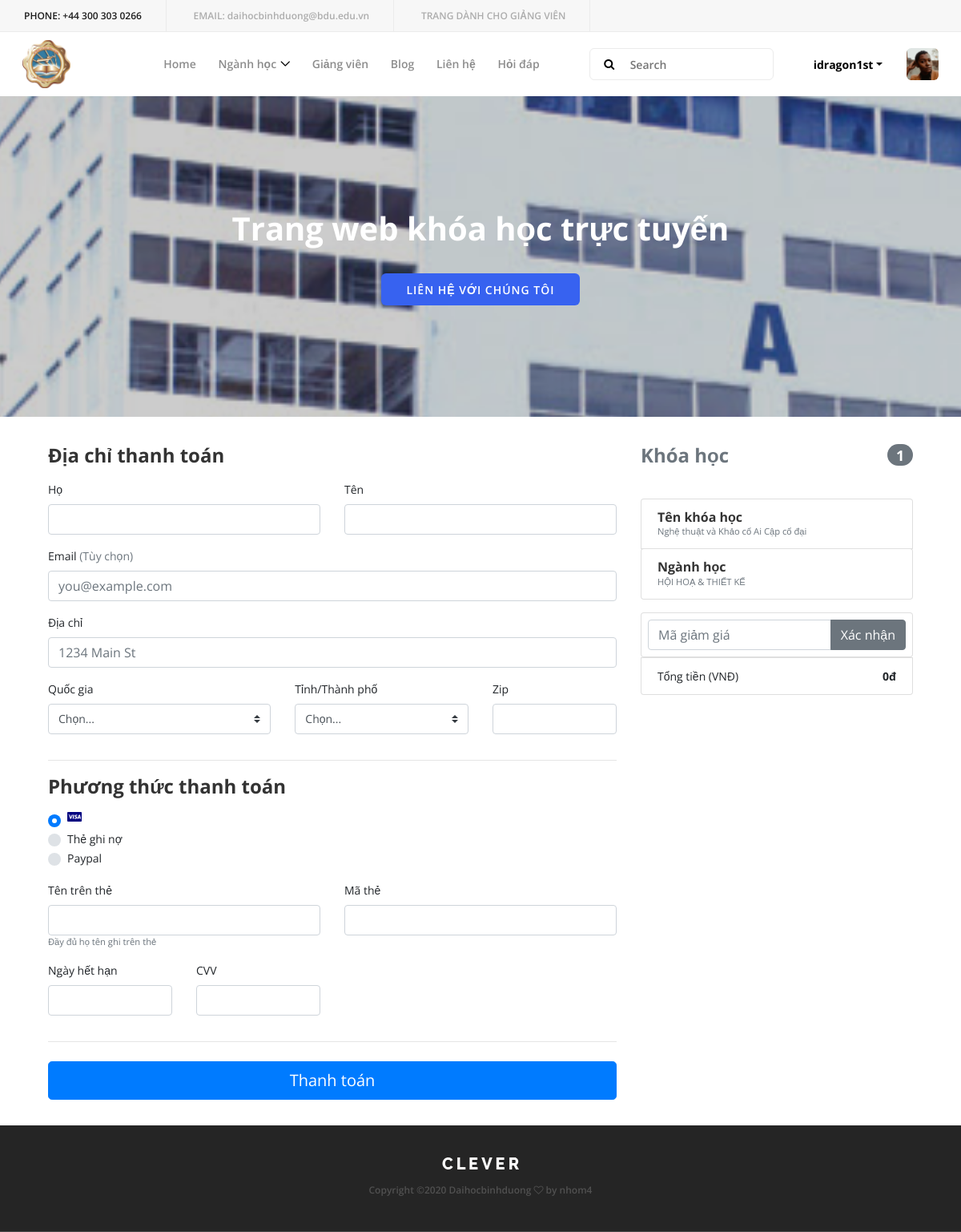
The page /checkout/MH01 (signed in) on the database its author committed.
### learning/models.py (models this page shows, shortened)
class Course(models.Model):
    course_id = models.CharField(primary_key=True, max_length=127)
    course_name = models.CharField(max_length=127)
    course_cate_id = models.ForeignKey(Course_Category, on_delete=models.CASCADE, related_name="arrivals")
    instructor_id = models.ForeignKey(CourseInstructor, on_delete=models.CASCADE, related_name="instructor",
                                      default="INS01")
    course_overview = models.CharField(max_length=127)
    course_price = models.IntegerField()
    course_image = models.ImageField(default="NULL", upload_to='photo/', blank=True)
    course_duration = models.CharField(max_length=127, default="NULL")
    course_lecture = models.IntegerField(blank=True, null=True)
    course_quiz = models.IntegerField(blank=True, null=True)
    course_percent_pass = models.IntegerField(blank=True, null=True)
    course_max_retake = models.IntegerField(blank=True, null=True)
    course_long_overview = models.CharField(max_length=2000, default="NULL")
    course_what_learn = models.CharField(max_length=500, default="NULL")

class Course_Category(models.Model):
    course_cate_id = models.CharField(max_length=127, primary_key=True)
    course_cate_name = models.CharField(max_length=127)
    course_category_image = models.ImageField(default="NULL")
    course_cate_overview = models.CharField(max_length=127)

### learning/views.py (the view)
# urls.py: path("checkout/<str:course_id>", views.checkout, name="checkout"),
def checkout(request, course_id):
    form = CheckOutForm(request.POST)
    if form.is_valid():
        form.save()
        messages.success(request, 'Lưu hóa đơn thành công !!!')
        return redirect('/payment_succesful')
    try:
        course = Course.objects.get(pk=course_id)
    except Course.DoesNotExist:
        raise Http404("Khóa học không tồn tại.")
    context = {
        "course": course,
        "form" : form
    }
    return render(request, "learning/checkout.html", context)

### learning/templates/learning/checkout.html (shortened to what this page needs)
{% extends "learning/base.html" %}
{% block page-container %}
<div style="width: 90%; margin: auto">
 <div class="row" style="margin-top: 3%; margin-bottom: 3%">
        <div class="col-md-4 order-md-2 mb-4">
          <h4 class="d-flex justify-content-between align-items-center mb-3">
            <span class="text-muted">Khóa học</span>
            <span class="badge badge-secondary badge-pill">1</span>
          </h4>
          <ul class="list-group mb-3" style="margin-top: 11.2%">
            <li class="list-group-item d-flex justify-content-between lh-condensed">
              <div>
                <h6 class="my-0">Tên khóa học</h6>
                <small class="text-muted">{{course.course_name}}</small>
              </div>
            </li>
              <ul class="list-group mb-3">
            <li class="list-group-item d-flex justify-content-between lh-condensed">
              <div>
                <h6 class="my-0">Ngành học</h6>
                <small class="text-muted">{{course.course_cate_id.course_cate_name}}</small>
              </div>
            </li>
              </ul>
             <form class="card p-2">
            <div class="input-group">
              <input type="text" class="form-control" placeholder="Mã giảm giá">
              <div class="input-group-append">
                <button type="submit" class="btn btn-secondary">Xác nhận</button>
              </div>
            </div>
          </form>
            <li class="list-group-item d-flex justify-content-between">
              <span>Tổng tiền (VNĐ)</span>
              <strong>{{course.course_price}}đ</strong>
            </li>
          </ul>
        </div>
        <div class="col-md-8 order-md-1">
          <h4 class="mb-3">Địa chỉ thanh toán</h4>
          <form method="post" class="needs-validation" action="" novalidate>
            <div class="row">
              <div class="col-md-6 mb-3">
                <label for="firstName">Họ</label>
                <input type="text" class="form-control" id="firstName" name="bill_fn" placeholder="" value="" required>
              </div>
              <div class="col-md-6 mb-3">
                <label for="lastName">Tên</label>
                <input type="text" class="form-control" id="lastName" name="bill_ln" placeholder="" value="" required>
              </div>
            </div>
            <div class="mb-3">
              <label for="email">Email <span class="text-muted">(Tùy chọn)</span></label>
              <input name="bill_mail" type="email" class="form-control" id="email" placeholder="you@example.com">
            </div>
            <div class="mb-3">
              <label for="address">Địa chỉ</label>
              <input type="text" class="form-control" name="bill_address" id="address" placeholder="1234 Main St" required>
            </div>
            <div class="row">
              <div class="col-md-5 mb-3">
                <label for="country">Quốc gia</label>
                <select class="custom-select d-block w-100" name="bill_country" id="country" required>
                  <option value="">Chọn...</option>
                </select>
              </div>
              <div class="col-md-4 mb-3">
                <label for="state">Tỉnh/Thành phố</label>
                <select class="custom-select d-block w-100" id="state" name="bill_city" required>
                  <option value="">Chọn...</option>
                </select>
              </div>
              <div class="col-md-3 mb-3">
                <label for="zip">Zip</label>
                <input type="text" class="form-control" name="bill_zip" id="zip" placeholder="" required>
              </div>
            </div>
            <hr class="">
            <h4 class="mb-3">Phương thức thanh toán</h4>
            <div class="d-block my-3">
              <div class="custom-control custom-radio">
                <label class="custom-control-label" for="credit"><i class="fa fa-cc-visa" style="color:navy;"></i>  </label>
              </div>
              <div class="custom-control custom-radio">
                <label class="custom-control-label" for="debit">Thẻ ghi nợ</label>
              </div>
              <div class="custom-control custom-radio">
                <label class="custom-control-label" for="paypal">Paypal</label>
              </div>
            </div>
            <div class="row">
              <div class="col-md-6 mb-3">
                <label for="cc-name">Tên trên thẻ</label>
                <input type="text" class="form-control" id="cc-name" placeholder="" required>
                <small class="text-muted">Đầy đủ họ tên ghi trên thẻ</small>
              </div>
              <div class="col-md-6 mb-3">
                <label for="cc-number">Mã thẻ</label>
                <input type="text" class="form-control" id="cc-number" placeholder="" required>
              </div>
            </div>
            <div class="row">
              <div class="col-md-3 mb-3">
                <label for="cc-expiration">Ngày hết hạn</label>
                <input type="text" class="form-control" id="cc-expiration" placeholder="" required>
              </div>
              <div class="col-md-3 mb-3">
                <label for="cc-expiration">CVV</label>
                <input type="text" class="form-control" id="cc-cvv" placeholder="" required>
              </div>
            </div>
            <hr class="mb-4">
            <button class="btn btn-primary btn-lg btn-block" type="submit">Thanh toán</button>
          </form>
        </div>
      </div>
</div>
{% endblock %}

### learning/templates/learning/base.html (shortened to what this page needs)
{% load static %}
{% load static build_chat %}
<head>
	<link rel="stylesheet" href="https://cdnjs.cloudflare.com/ajax/libs/font-awesome/4.7.0/css/font-awesome.min.css">
    <link rel="stylesheet" href="{% static 'style.css' %}">
</head>
<body>
    <header class="header-area">
        <div class="top-header-area d-flex justify-content-between align-items-center">
            <div class="contact-info">
                <a href="#"><span>Phone:</span> +44 300 303 0266</a>
                <a href="#"><span>Email:</span> daihocbinhduong@bdu.edu.vn</a>
                {% if perms.learning.edit_course %}
                <a href="{% url 'ins_index' %}"><span>Trang dành cho giảng viên</span></a>
                {% endif %}
            </div>
        </div>
        <div class="clever-main-menu">
            <div class="classy-nav-container breakpoint-off">
                <nav class="classy-navbar justify-content-between" id="cleverNav">
                    <a class="nav-brand" href="{% url 'base' %}"><img style="height: 60px; width: 60px;" src="{% static 'img/core-img/Logo-truong-vien.png' %}" alt=""></a>
                    <div class="classy-menu">
                        <div class="classynav">
                            <ul>
                                <li><a href="{% url 'base' %}">Home</a></li>
                                <li><a href="#">Ngành học</a>
                                </li>
                                <li><a href="{% url 'instructor' %}">Giảng viên</a></li>
                                <li><a href="">Blog</a></li>
                                <li><a href="{% url 'contact' %}">Liên hệ</a></li>
                                <li><a href="{% build_chat_url user.username %}">Hỏi đáp</a></li>
                            </ul>
                            <div class="search-area">
                                <form action="#" method="post">
                                    <input type="search" name="search" id="search" placeholder="Search">
                                    <button type="submit"><i class="fa fa-search" aria-hidden="true"></i></button>
                                </form>
                            </div>
                            {% if user.is_authenticated %}
                             <div class="login-state d-flex align-items-center">
                                <div class="user-name mr-30">
                                    <div class="dropdown">
                                        <a class="dropdown-toggle" href="#" role="button" id="userName" data-toggle="dropdown" aria-haspopup="true" aria-expanded="false">{{user.get_username}}</a>
                                    </div>
                                </div>
                                <div class="userthumb">
                                    <img src="{% static 'img/bg-img/t1.png' %}" alt="">
                                </div>
                            </div>
                            {% else %}
                            <div class="register-login-area">
                                <a href="{% url 'register'%}?next={{request.path}}" class="btn">Đăng ký</a>
                                <a href="{% url 'login'%}?next={{request.path}}" class="btn active">Đăng nhập</a>
                            </div>
                            {% endif %}
                        </div>
                    </div>
                </nav>
            </div>
        </div>
    </header>
    <section class="hero-area bg-img bg-overlay-2by5" style="background-image: url('{% static 'img/bg-img/vcc2.jpg' %}');">
        <div class="container h-100">
            <div class="row h-100 align-items-center">
                <div class="col-12">
                    <div class="hero-content text-center">
                        <h2>Trang web khóa học trực tuyến</h2>
                        <a href="{% url 'home' %}" class="btn clever-btn">liên hệ với chúng tôi</a>
                    </div>
                </div>
            </div>
        </div>
    </section>
	<div class="page-container">
		{% block page-container  %}{% endblock %}
	</div>
    <footer class="footer-area">
        <div class="top-footer-area">
            <div class="container">
                <div class="row">
                    <div class="col-12">
                        <div class="footer-logo">
                            <a href="{% url 'base' %}"><img src="img/core-img/logo2.png" alt=""></a>
                        </div>
                        <p><a href="#">
Copyright &copy;<script>document.write(new Date().getFullYear());</script> Daihocbinhduong <i class="fa fa-heart-o" aria-hidden="true"></i> by <a href="https://colorlib.com" target="_blank">nhom4</a>
</p>
                    </div>
                </div>
            </div>
        </div>
    </footer>
</body>

### rows shown on the page
Course: course_name "Nghệ thuật và Khảo cổ Ai Cập cổ đại", course_cate_id.course_cate_name "HỘI HOẠ & THIẾT KẾ", course_price "0"

### other values the page prints
{{ user.get_username }} "idragon1st"
